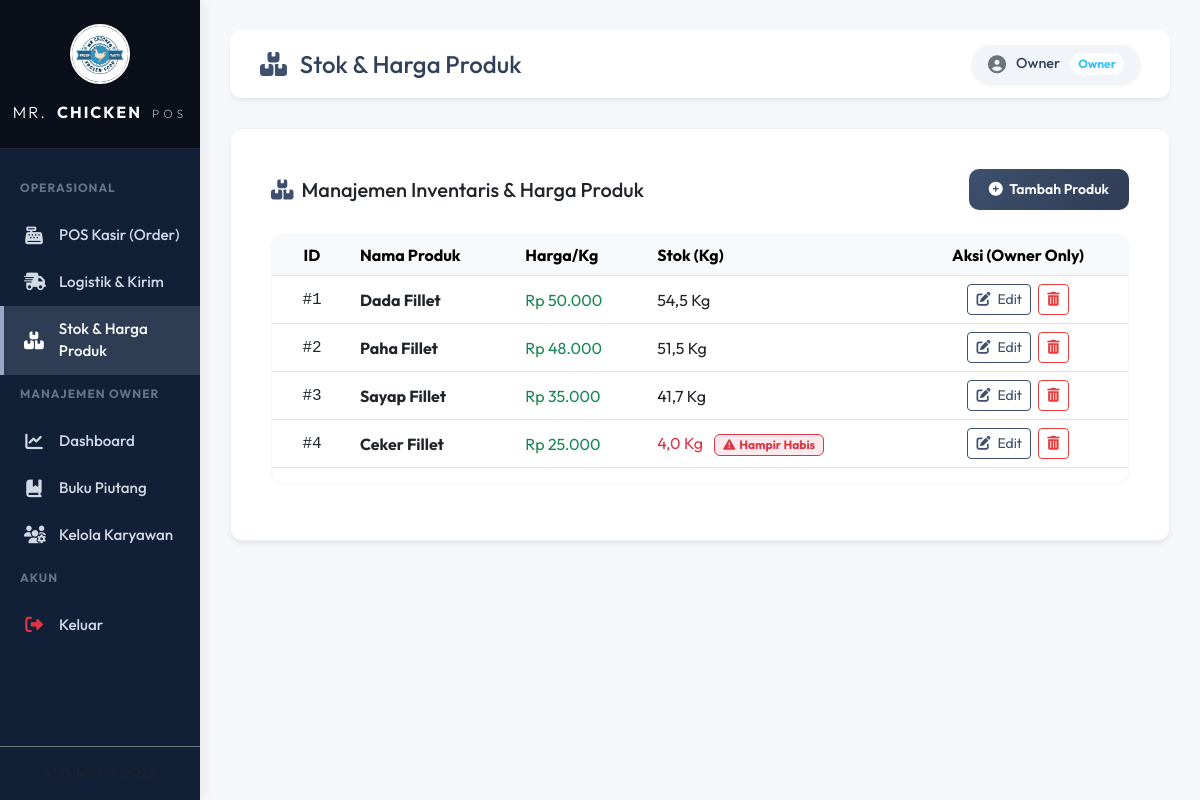
Screenshot of /index.php?page=produk (signed in) with the database file from the repository.
### tables this page shows
CREATE TABLE IF NOT EXISTS `stok` (
  `id_stok` int NOT NULL AUTO_INCREMENT,
  `id_produk` int NOT NULL,
  `jumlah_kg` decimal(7,2) NOT NULL DEFAULT '0.00',
  PRIMARY KEY (`id_stok`),
  KEY `id_produk` (`id_produk`),
  CONSTRAINT `stok_ibfk_1` FOREIGN KEY (`id_produk`) REFERENCES `produk` (`id_produk`) ON DELETE CASCADE
);

CREATE TABLE IF NOT EXISTS `produk` (
  `id_produk` int NOT NULL AUTO_INCREMENT,
  `nama_produk` varchar(100) NOT NULL,
  `harga_per_kg` int NOT NULL,
  `satuan` varchar(10) DEFAULT 'Kg',
  PRIMARY KEY (`id_produk`)
);

### controllers/ProdukController.php (called while the page is built, shortened)
<?php
require_once 'models/Produk.php';
class ProdukController extends Controller {
    private Produk $produkModel;
    public function __construct(PDO $db) {
        $this->produkModel = new Produk($db);
    }
    public function index(): void {
        $data['produk'] = $this->produkModel->getAll();
        $this->view('produk/index', $data);
    }
}

### models/produk.php (called while the page is built, shortened)
<?php
class Produk {
    private PDO $conn;
    private string $table_name = "produk";
    public function __construct(PDO $db) {
        $this->conn = $db;
    }
    public function getAll(): array {
        $query = "SELECT p.*, s.jumlah_kg, s.jumlah_kg AS stok_kg FROM " . $this->table_name . " p
                  LEFT JOIN stok s ON p.id_produk = s.id_produk
                  ORDER BY p.id_produk ASC";
        $stmt = $this->conn->prepare($query);
        $stmt->execute();
        return $stmt->fetchAll();
    }
}

### views/produk/index.php (the view, shortened to what this page needs)
<?php
require_once 'views/templates/header.php';
$isOwner = (isset($_SESSION['role']) && $_SESSION['role'] === 'Owner');
?>
<div class="card premium-card p-4 mb-4" id="tabel-produk">
    <div class="card-body">
        <div class="d-flex justify-content-between align-items-center mb-4">
            <h5 class="card-title font-weight-bold m-0"><i class="fa-solid fa-boxes-stacked text-orange me-2"></i>Manajemen Inventaris & Harga Produk</h5>
            <?php if ($isOwner): ?>
                <button class="btn btn-premium btn-sm" data-bs-toggle="modal" data-bs-target="#modalTambahProduk">
                    <i class="fa-solid fa-circle-plus me-1"></i> Tambah Produk
                </button>
            <?php endif; ?>
        </div>
        <div class="table-responsive table-responsive-scroll">
            <table class="table table-hover align-middle">
                <thead class="table-light">
                    <tr>
                        <th width="80" class="text-center">ID</th>
                        <th>Nama Produk</th>
                        <th>Harga/Kg</th>
                        <th>Stok (Kg)</th>
                        <?php if ($isOwner): ?>
                            <th class="text-center" width="220">Aksi (Owner Only)</th>
                        <?php endif; ?>
                    </tr>
                </thead>
                <tbody>
                    <?php if (empty($produk)): ?>
                        <tr>
                            <td colspan="<?= $isOwner ? '5' : '4' ?>" class="text-center py-5 text-muted">
                                <i class="fa-solid fa-box-open fa-3x mb-3 text-light"></i>
                                <p>Belum ada data produk di sistem.</p>
                            </td>
                        </tr>
                    <?php else:
                        foreach ($produk as $p):
                        ?>
                            <tr>
                                <td class="text-center font-monospace font-weight-bold">#<?= $p->id_produk ?></td>
                                <td><strong><?= htmlspecialchars($p->nama_produk) ?></strong></td>
                                <td class="font-weight-bold text-success">Rp <?= number_format($p->harga_per_kg, 0, ',', '.') ?></td>
                                <td>
                                    <span class="font-weight-bold <?= $p->stok_kg <= 10 ? 'text-danger' : 'text-dark' ?>">
                                        <?= number_format($p->stok_kg, 1, ',', '.') ?> Kg
                                    </span>
                                    <?php if ($p->stok_kg <= 10): ?>
                                        <span class="badge bg-danger bg-opacity-10 text-danger border border-danger ms-2"><i class="fa-solid fa-triangle-exclamation me-1"></i>Hampir Habis</span>
                                    <?php endif; ?>
                                </td>
                                <?php if ($isOwner): ?>
                                    <td class="text-center">
                                        <button class="btn btn-sm btn-outline-primary me-1" data-bs-toggle="modal" data-bs-target="#modalEditProduk<?= $p->id_produk ?>">
                                            <i class="fa-solid fa-pen-to-square me-1"></i> Edit
                                        </button>
                                        <form action="index.php?page=produk-hapus" method="POST" class="d-inline" onsubmit="return confirm('Apakah Anda yakin ingin menghapus produk ini? Produk yang sudah memiliki riwayat penjualan tidak akan bisa dihapus.');">
                                            <button type="submit" class="btn btn-sm btn-outline-danger">
                                                <i class="fa-solid fa-trash-can"></i>
                                            </button>
                                        </form>
                                    </td>
                                <?php endif; ?>
                            </tr>
                        <?php endforeach; ?>
                    <?php endif; ?>
                </tbody>
            </table>
        </div>
    </div>
</div>
<?php
require_once 'views/templates/footer.php';
?>

### views/templates/header.php (style rules this page uses)
:root { --bg-primary: #f5f7fa; --sidebar-bg: #111f37; --sidebar-color: #d1d9e6; --sidebar-active-bg: #2e3d54; --sidebar-active-color: #9aa7c7; --card-shadow: 0 4px 6px -1px rgba(0, 0, 0, 0.05), 0 2px 4px -1px rgba(0, 0, 0, 0.03); --card-border-radius: 12px; --accent-orange: #ffffff; --accent-gradient: linear-gradient(135deg, #3e506e 0%, #2e3d54 100%); }
html { scroll-behavior: smooth; }
body { font-family: 'Outfit', sans-serif; background-color: var(--bg-primary); color: #32415a; overflow-x: hidden; }
.table-responsive-scroll { max-height: 65vh; overflow-y: auto; overflow-x: auto; -webkit-overflow-scrolling: touch; border: 1.5px solid #f1f5f9; border-radius: 12px; margin-bottom: 15px; }
.premium-card { background: #fff; border: 1px solid #edf2f7; border-radius: var(--card-border-radius); box-shadow: var(--card-shadow); transition: all 0.3s cubic-bezier(0.4, 0, 0.2, 1); }
.btn-premium { background: var(--accent-gradient); color: white; border: none; padding: 10px 20px; border-radius: 10px; font-weight: 600; transition: all 0.3s cubic-bezier(0.4, 0, 0.2, 1); }
.btn-outline-primary { color: #3e506e !important; border-color: #3e506e !important; background-color: transparent !important; }
.btn-outline-danger { color: #e53e3e !important; border-color: #e53e3e !important; background-color: transparent !important; }
.text-orange { color: #3e506e !important; }
@media (min-width: 992px) { body { height: 100vh; overflow: hidden; } }

### rows the page displays
stok: id_produk.id_produk "1", id_produk.nama_produk "Dada Fillet", id_produk.harga_per_kg "50.000", jumlah_kg "54,5"
stok: id_produk.id_produk "2", id_produk.nama_produk "Paha Fillet", id_produk.harga_per_kg "48.000", jumlah_kg "51,5"
stok: id_produk.id_produk "3", id_produk.nama_produk "Sayap Fillet", id_produk.harga_per_kg "35.000", jumlah_kg "41,7"
stok: id_produk.id_produk "4", id_produk.nama_produk "Ceker Fillet", id_produk.harga_per_kg "25.000", jumlah_kg "4,0", shows "Hampir Habis"

### other values shown
$userName "Owner"
$userRole "Owner"
